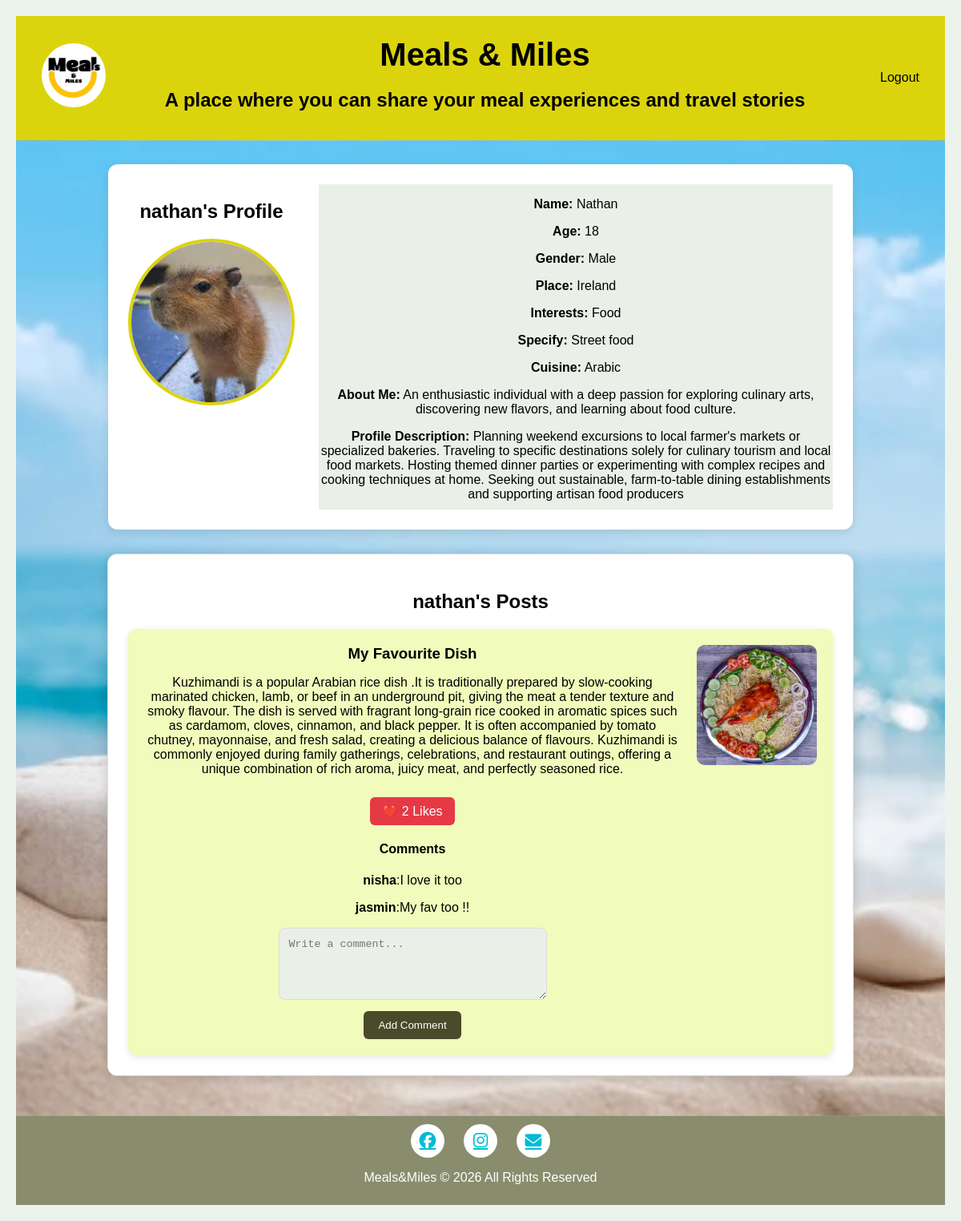
/profile/5, run on the app's committed database.
### Database/models.py (models this page shows)
class User(db.Model, UserMixin):
    id = db.Column(db.Integer, primary_key=True)
    posts = db.relationship('Post', backref='author', lazy=True , cascade="all, delete-orphan")
    comments = db.relationship('Comment', backref='user', lazy=True, cascade="all, delete-orphan")
    likes = db.relationship('Like', backref='user', lazy=True, cascade="all, delete-orphan")
    username = db.Column( db.String(150),unique=True, nullable=False)
    email = db.Column(db.String(150), unique=True, nullable=False)
    password = db.Column( db.String(255), nullable=False )
    profile_pic = db.Column(db.String(255),
        default='images/Default-Profile-Picture.png')
    name = db.Column(db.String(100))
    age = db.Column(db.Integer)
    gender = db.Column(db.String(20))
    place = db.Column(db.String(100))
    interests = db.Column(db.String(300))
    specify = db.Column(db.String(300))
    cuisine = db.Column(db.String(100))
    about_me = db.Column(db.Text)
    profile_description = db.Column(db.Text)

class Post(db.Model):
        id = db.Column(db.Integer, primary_key=True)
        title = db.Column(db.String(200))
        content = db.Column(db.Text)
        image = db.Column(db.String(255))
        user_id = db.Column(db.Integer, db.ForeignKey('user.id'))
        likes = db.relationship('Like',backref='post', lazy=True, cascade="all, delete-orphan")
        comments = db.relationship('Comment',backref='post', lazy=True, cascade="all, delete-orphan")

class Comment(db.Model):
            id = db.Column(db.Integer, primary_key=True)
            text = db.Column(db.Text)
            user_id = db.Column(
            db.Integer,
            db.ForeignKey('user.id'))
            post_id = db.Column(
            db.Integer,
            db.ForeignKey('post.id'))

### Database/views.py (the view)
@views.route('/profile/<int:user_id>')
def profile(user_id):
    user = User.query.get_or_404(user_id)
    return render_template(
        'profile.html',
        user=user
    )

### Database/templates/profile.html (shortened to what this page needs)
<!DOCTYPE html>
<html lang="en">
    <head>
        <link rel="stylesheet" href="../static/css/account.css"/>
        <link rel="stylesheet" href="https://cdnjs.cloudflare.com/ajax/libs/font-awesome/6.5.1/css/all.min.css">
    </head>
    <body>
        <nav class="navbar">
            <div class="nav-left">
               <img src="{{ url_for('static', filename='images/logo.png') }}" alt="LOGO" class="logo">
            </div>
            <div class="nav-center">
                <h1 class="main-heading">Meals & Miles</h1>
                <h2>A place where you can share your meal experiences and travel stories</h2>
            </div>
            <div class="nav-right" id= "navRight">
                <a href="{{ url_for('views.logout') }}">Logout</a>
            </div>
        </nav>
        <section class="main">
            <div class="profile-page">
            <div class="profile-container">
                <div class="profile-left">
                <h2>{{ user.username }}'s Profile</h2>
                    <img src="{{ url_for('static', filename=user.profile_pic) }}" class="profile-pic"id="profilePic">
                    <br><br>
                    <br>
                </div>
                <div class="profile-right">
                        {% if user.name %}
                            <p><strong>Name:</strong> {{ user.name }}</p>
                        {% endif %}
                        {% if user.age %}
                        <p><strong>Age:</strong> {{ user.age }}</p>
                        {% endif %}
                        {% if user.gender %}
                        <p><strong>Gender:</strong> {{ user.gender }}</p>
                        {% endif %}
                        {% if user.place %}
                        <p><strong>Place:</strong> {{ user.place }}</p>
                        {% endif %}
                        {% if user.interests %}
                        <p><strong>Interests:</strong> {{ user.interests }}</p>
                        {% endif %}
                        {% if user.specify %}
                        <p><strong>Specify:</strong> {{ user.specify }}</p>
                        {% endif %}
                        {% if user.cuisine %}
                        <p><strong>Cuisine:</strong> {{ user.cuisine }}</p>
                        {% endif %}
                        {% if user.about_me %}
                        <p><strong>About Me:</strong> {{ user.about_me }}</p>
                        {% endif %}
                        {% if user.profile_description %}
                        <p><strong>Profile Description:</strong> {{ user.profile_description }}</p>
                        {% endif %}
                </div>
            </div>
        <section class="posts-section" id="postsSection">
            <h2>{{ user.username }}'s Posts</h2>
                {% for post in user.posts %}
            <div class="post-card">
                <div class="post-info">
                    <h3>{{ post.title }}</h3>
                    <p>{{ post.content }}</p>
                    <a href="/like_post/{{ post.id }}" class="like-btn">❤️ {{ post.likes|length }} Likes</a>
                    <h4>Comments</h4>
                    {% for comment in post.comments %}
                    <p><strong>{{ comment.user.username }}</strong>:{{ comment.text }}</p>
                    {% endfor %}
                    <form action="/add_comment/{{ post.id }}" method="POST" class="comment-form">
                        <textarea name="comment" placeholder="Write a comment..." required></textarea>
                        <br>
                        <button type="submit" id="comment-btn">Add Comment</button>
                    </form>
                </div>
            {% if post.image %}
            <div class="post-image">
            <img src="{{ url_for('static', filename=post.image) }}">
            </div>
            {% endif %}
        </div>
        {% endfor %}
        </section>
    </div>
        </section>
            <footer class="footer">
            <div class="footer-icons">
                 <a href="https://www.facebook.com/mealsandmiles">
                 <i class="fab fa-facebook"></i>
                 </a>
                 <a href="https://www.instagram.com/_meals_and_miles/">
                 <i class="fab fa-instagram"></i>
                 </a>
                 <a href="mailto:info@mealsandmiles.com" target="_blank">
                 <i class="fas fa-envelope"></i>
                 </a>
             </div>
             <p>Meals&Miles &copy 2026 All Rights Reserved</p>
         </footer>
    </body>
</html>

### Database/static/css/account.css (style rules this page uses)
body { margin: 0; box-sizing: border-box; background-color: rgb(236, 243, 237); color: black; font-family: 'Arial', sans-serif; text-align: center; padding: 20px; }
.navbar { display: flex; justify-content: space-between; align-items: center; background-color: #dbd40d; padding: 1rem 2rem; }
.nav-left { color: #000000; font-size: 1.5rem; background-size: contain; background-repeat: no-repeat; }
.logo { width: 80px; height: 80px; border-radius: 50%; object-fit: cover; }
.nav-center { position: static; color: rgb(0, 0, 0); transform: none; width: 100%; margin-top: 10px; }
.nav-center .main-heading { font-size: 2.5rem; font-family: 'verdana', sans-serif; margin: 0; }
.nav-right { display: flex; gap: 20px; color: #000000; }
.nav-right a { color: #000000; text-decoration: none; font-size: 1rem; }
.main { padding: 30px; background-image: url('/static/images/background2.jpeg'); background-size: cover; background-position: center; min-height: 70vh; }
.profile-container { max-width: 80%; margin: auto; background: white; display: flex; align-items: flex-start; gap: 30px; padding: 25px; border-radius: 12px; box-shadow: 0 4px 12px rgba(0,0,0,0.1); }
.profile-left { text-align: center; gap: 15px; }
.profile-pic { width: 200px; height: 200px; border-radius: 50%; object-fit: cover; cursor: pointer; border: 4px solid #dbd40d; }
.profile-right { flex: 1; background-color:rgb(234, 240, 231) ; }
.profile-right p { margin-bottom: 10px; font-size: 1rem; }
.posts-section { max-width: 80%; margin: 20px auto; background: rgb(255, 255, 255); padding: 25px; border-radius: 12px; box-shadow: 0 3px 15px rgba(0,0,0,.15); border: 1px solid #ddd; }
.post-card { display: flex; justify-content: space-between; align-items: flex-start; background: rgb(241, 251, 187); padding: 20px; margin-top: 15px; border-radius: 10px; box-shadow: 0 3px 10px rgba(0,0,0,.1); }
.post-info { flex: 1; padding-right: 20px; }
.post-info h3 { margin-top: 0; margin-bottom: 10px; }
.post-image { flex-shrink: 0; }
.post-image img { width: 150px; height: 150px; object-fit: cover; border-radius: 10px; }
.like-btn { display: inline-block; text-decoration: none; background: #e63946; color: white; padding: 8px 15px; border-radius: 6px; margin-top: 10px; }
.comment-form { margin-top: 15px; }
.comment-form textarea { width: 50%; min-height: 90px; padding: 12px; border: 1px solid #ddd; border-radius: 8px; background: rgb(234, 240, 231); box-sizing: border-box; }
.comment-form button { background: #494b2b; color: white; border: none; padding: 10px 18px; border-radius: 6px; cursor: pointer; margin-top: 10px; }
.profile-page .posts-section { margin-top: 30px; width: 100%; clear: both; }
.footer { background-color: #41431193; padding: 0.6rem 0.4rem; height: 8%; margin: 0; flex: 1; flex-shrink: 0; }
.footer-icons { display: flex; justify-content: center; gap: 1.5rem; margin-bottom: 1rem; }
.footer-icons a { color:#00bcd4; font-size: 1.3rem; width: 42px; height: 42px; border-radius: 50%; background-color:#fff; display: flex; align-items: center; justify-content: center; transition: all 0.3s ease; }
.footer p { color: white; font-size: 1rem; text-align: center; }

### data on the page
User: username "nathan", profile_pic (picture), name "Nathan", age "18", gender "Male", place "Ireland", interests "Food", specify "Street food", cuisine "Arabic", about_me "An enthusiastic individual with a deep passion for exploring culinary arts, discovering new flavors, and learning about food culture.", profile_description "Planning weekend excursions to local farmer's markets or specialized bakeries. Traveling to specific destinations solely for culinary tourism and local food markets. Hosting themed dinner parties or experimenting with complex recipes and cooking techniques at home. Seeking out sustainable, farm-to-table dining establishments and supporting artisan food producers"
Post: title "My Favourite Dish", content "Kuzhimandi is a popular Arabian rice dish .It is traditionally prepared by slow-cooking marinated chicken, lamb, or beef in an underground pit, giving the meat a tender texture and smoky flavour. The dish is served with fragrant long-grain rice cooked in aromatic spices such as cardamom, cloves, cinnamon, and black pepper. It is often accompanied by tomato chutney, mayonnaise, and fresh salad, creating a delicious balance of flavours. Kuzhimandi is commonly enjoyed during family gatherings, celebrations, and restaurant outings, offering a unique combination of rich aroma, juicy meat, and perfectly seasoned rice.", likes|length "2", image (picture)
Comment: user.username "nisha", text "I love it too"
Comment: user.username "jasmin", text "My fav too !!"
